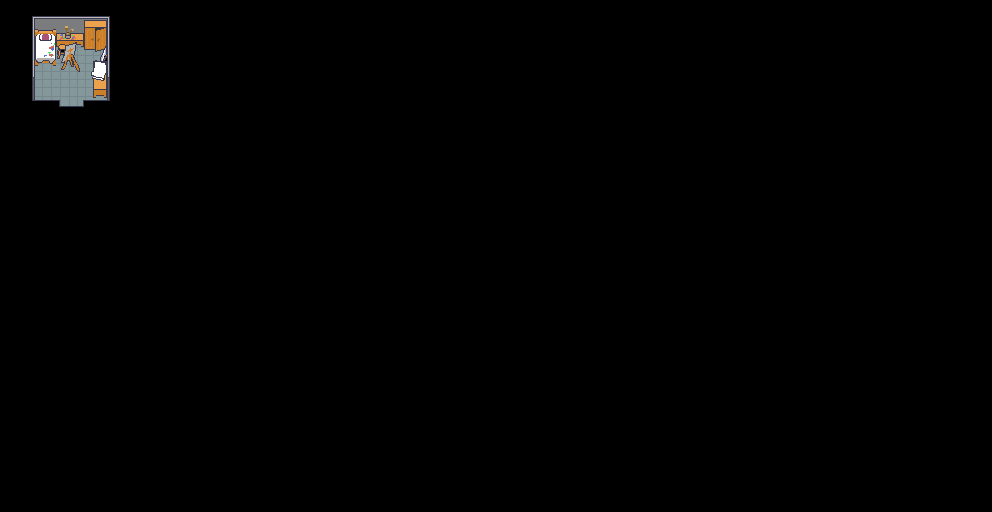

A 2D game scene composited from a Tiled map and its tileset images. What follows is a short description and the map's XML, with each tile layer's data collapsed to a summary:
An orthogonal 62x32 tile map with 16x16 px tiles, 1 tile layer (Tile Layer 1) and 4 objects (transition, spawn).

<map version="1.9" tiledversion="1.9.0" orientation="orthogonal" renderorder="right-down" width="62" height="32" tilewidth="16" tileheight="16" infinite="0" nextlayerid="4" nextobjectid="16">
 <tileset firstgid="1" source="kamar.tsx" />
 <layer id="1" name="Tile Layer 1" width="62" height="32">
  <data>[1984 cells, 36 non-empty, 36 distinct tile ids]</data>
 </layer>
 <objectgroup id="3" name="Walls" visible="0">
  <object id="13" x="32" y="16">
   <polygon points="2.99219,3 2.98438,80 3.00451,83.9778 28.0111,83.9556 28.0144,90.1589 51.0222,90.0222 51,83.9889 75,83.9778 75.0156,2.99219" />
  </object>
  <object id="15" x="34.5455" y="65.8182">
   <polygon points="0,0 26.5455,0 26.4545,4.27273 41.5455,4.27273 41.3636,-21.4545 65.9091,-21.4545 66.4545,-4.63636 58.5455,-4.54545 58.5455,35.6364 76.3636,35.5455 73.6364,-48 -1.09091,-48.5455" />
  </object>
 </objectgroup>
 <objectgroup id="2" name="SpawnPoints">
  <object id="5" name="transition" x="60" y="103.522" width="23.1739" height="2.65217">
   <properties>
    <property name="ButuhPoinBahagia" value="0" />
    <property name="ButuhPoinSedih" value="0" />
    <property name="SceneTujuan" value="kota.tmx" />
   </properties>
  </object>
  <object id="10" name="spawn" x="39.3636" y="66.7273" width="16" height="16" />
 </objectgroup>
</map>
